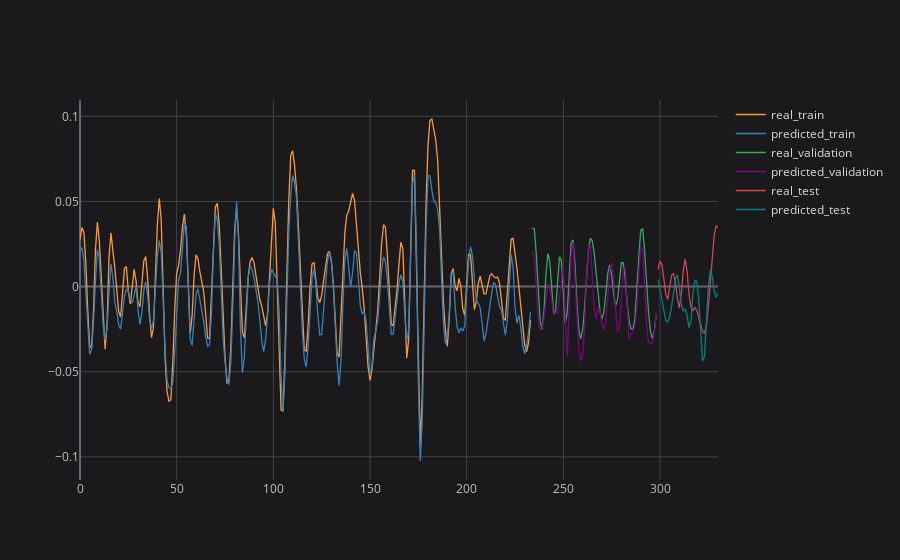

The cell this chart's notebook holds for it:
### Code cell
# plotting partial result
plot_ticker = 'PETR4'
plot_feature = 'Open'
plot_imf = 'IMF2'

concatenated_results[plot_ticker][plot_feature][plot_imf].iplot(title=f'{plot_ticker} {plot_feature} {plot_imf}', asFigure=True, layout=space)

### Figure 1 — Plotly figure (JSON) as saved in the notebook; plotly's stock layout.template omitted (floating-point values rounded to 4 significant figures; data arrays with more than 128 entries replaced by an {"elided": "..."} marker saying what was removed)
{"data": [{"line": {"color": "rgba(255, 153, 51, 1.0)", "dash": "solid", "shape": "linear", "width": 1.3}, "mode": "lines", "name": "real_train", "text": "", "type": "scatter", "x": {"elided": "331 int values"}, "y": {"elided": "331 mixed values"}}, {"line": {"color": "rgba(55, 128, 191, 1.0)", "dash": "solid", "shape": "linear", "width": 1.3}, "mode": "lines", "name": "predicted_train", "text": "", "type": "scatter", "x": {"elided": "331 int values"}, "y": {"elided": "331 mixed values"}}, {"line": {"color": "rgba(50, 171, 96, 1.0)", "dash": "solid", "shape": "linear", "width": 1.3}, "mode": "lines", "name": "real_validation", "text": "", "type": "scatter", "x": {"elided": "331 int values"}, "y": {"elided": "331 mixed values"}}, {"line": {"color": "rgba(128, 0, 128, 1.0)", "dash": "solid", "shape": "linear", "width": 1.3}, "mode": "lines", "name": "predicted_validation", "text": "", "type": "scatter", "x": {"elided": "331 int values"}, "y": {"elided": "331 mixed values"}}, {"line": {"color": "rgba(219, 64, 82, 1.0)", "dash": "solid", "shape": "linear", "width": 1.3}, "mode": "lines", "name": "real_test", "text": "", "type": "scatter", "x": {"elided": "331 int values"}, "y": {"elided": "331 mixed values"}}, {"line": {"color": "rgba(0, 128, 128, 1.0)", "dash": "solid", "shape": "linear", "width": 1.3}, "mode": "lines", "name": "predicted_test", "text": "", "type": "scatter", "x": {"elided": "331 int values"}, "y": {"elided": "331 mixed values"}}], "layout": {"legend": {"bgcolor": "#1A1A1C", "font": {"color": "#D9D9D9", "size": 12}}, "paper_bgcolor": "#1A1A1C", "plot_bgcolor": "#1A1A1C", "title": {"font": {"color": "#D9D9D9"}, "x": 0.5}, "xaxis": {"gridcolor": "#434343", "showgrid": true, "tickfont": {"color": "#C2C2C2", "size": 12}, "title": {"font": {"color": "#D9D9D9"}}, "zerolinecolor": "#666570"}, "yaxis": {"gridcolor": "#434343", "showgrid": true, "tickfont": {"color": "#C2C2C2", "size": 12}, "title": {"font": {"color": "#D9D9D9"}}, "zerolinecolor": "#666570"}}}
